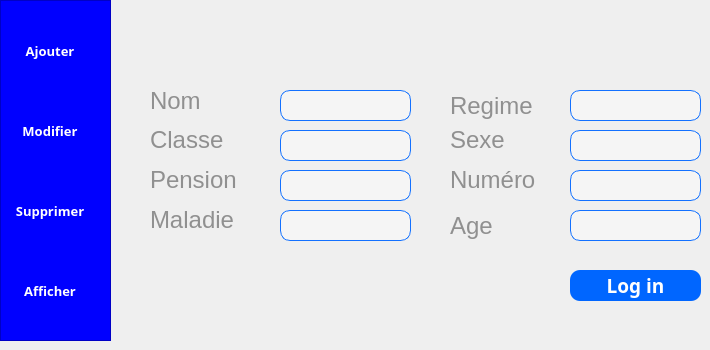
    <widget class="QWidget" name="tab">
     <attribute name="title">
      <string>Activité</string>
     </attribute>
     <widget class="QLineEdit" name="le_emailL_9">
      <property name="geometry">
       <rect>
        <x>280</x>
        <y>130</y>
        <width>131</width>
        <height>31</height>
       </rect>
      </property>
      <property name="font">
       <font>
        <family>Yu Gothic UI Semibold</family>
        <pointsize>10</pointsize>
        <bold>true</bold>
       </font>
      </property>
      <property name="styleSheet">
       <string notr="true">border-radius: 10px;
background: #F5F5F5;
border: 1px solid rgb(19, 113, 255);
padding-bottom:7px;</string>
      </property>
      <property name="inputMask">
       <string/>
      </property>
      <property name="placeholderText">
       <string/>
      </property>
     </widget>
     <widget class="QPushButton" name="pb_login_2">
      <property name="geometry">
       <rect>
        <x>570</x>
        <y>270</y>
        <width>131</width>
        <height>31</height>
       </rect>
      </property>
      <property name="font">
       <font>
        <family>Segoe UI Semibold</family>
        <pointsize>14</pointsize>
        <bold>true</bold>
       </font>
      </property>
      <property name="cursor">
       <cursorShape>PointingHandCursor</cursorShape>
      </property>
      <property name="styleSheet">
       <string notr="true">QPushButton {
background:rgb(0, 102, 255);
color:white;
border-radius: 10px;
}

QPushButton::hover
{
background:rgb(0, 51, 162);
color:white;
border-radius: 10px;

}</string>
      </property>
      <property name="text">
       <string>Log in</string>
      </property>
      <property name="flat">
       <bool>false</bool>
      </property>
     </widget>
     <widget class="QLabel" name="label_28">
      <property name="geometry">
       <rect>
        <x>450</x>
        <y>90</y>
        <width>101</width>
        <height>31</height>
       </rect>
      </property>
      <property name="font">
       <font>
        <family>Segoe UI Symbol</family>
        <pointsize>18</pointsize>
       </font>
      </property>
      <property name="styleSheet">
       <string notr="true">color: rgb(144, 144, 144);</string>
      </property>
      <property name="text">
       <string>Regime</string>
      </property>
      <property name="buddy">
       <cstring>le_mdp_L</cstring>
      </property>
     </widget>
     <widget class="QLineEdit" name="le_emailL_10">
      <property name="geometry">
       <rect>
        <x>570</x>
        <y>90</y>
        <width>131</width>
        <height>31</height>
       </rect>
      </property>
      <property name="font">
       <font>
        <family>Yu Gothic UI Semibold</family>
        <pointsize>10</pointsize>
        <bold>true</bold>
       </font>
      </property>
      <property name="styleSheet">
       <string notr="true">border-radius: 10px;
background: #F5F5F5;
border: 1px solid rgb(19, 113, 255);
padding-bottom:7px;</string>
      </property>
      <property name="inputMask">
       <string/>
      </property>
      <property name="placeholderText">
       <string/>
      </property>
     </widget>
     <widget class="QLabel" name="label_29">
      <property name="geometry">
       <rect>
        <x>150</x>
        <y>91</y>
        <width>101</width>
        <height>20</height>
       </rect>
      </property>
      <property name="font">
       <font>
        <family>Segoe UI Symbol</family>
        <pointsize>18</pointsize>
       </font>
      </property>
      <property name="styleSheet">
       <string notr="true">color: rgb(144, 144, 144);</string>
      </property>
      <property name="text">
       <string>Nom</string>
      </property>
      <property name="buddy">
       <cstring>le_mdp_L</cstring>
      </property>
     </widget>
     <widget class="QLabel" name="label_30">
      <property name="geometry">
       <rect>
        <x>150</x>
        <y>210</y>
        <width>101</width>
        <height>20</height>
       </rect>
      </property>
      <property name="font">
       <font>
        <family>Segoe UI Symbol</family>
        <pointsize>18</pointsize>
       </font>
      </property>
      <property name="styleSheet">
       <string notr="true">color: rgb(144, 144, 144);</string>
      </property>
      <property name="text">
       <string>Maladie</string>
      </property>
      <property name="buddy">
       <cstring>le_mdp_L</cstring>
      </property>
     </widget>
     <widget class="QLineEdit" name="le_emailL_11">
      <property name="geometry">
       <rect>
        <x>570</x>
        <y>170</y>
        <width>131</width>
        <height>31</height>
       </rect>
      </property>
      <property name="font">
       <font>
        <family>Yu Gothic UI Semibold</family>
        <pointsize>10</pointsize>
        <bold>true</bold>
       </font>
      </property>
      <property name="styleSheet">
       <string notr="true">border-radius: 10px;
background: #F5F5F5;
border: 1px solid rgb(19, 113, 255);
padding-bottom:7px;</string>
      </property>
      <property name="inputMask">
       <string/>
      </property>
      <property name="placeholderText">
       <string/>
      </property>
     </widget>
     <widget class="QLineEdit" name="le_emailL_12">
      <property name="geometry">
       <rect>
        <x>280</x>
        <y>90</y>
        <width>131</width>
        <height>31</height>
       </rect>
      </property>
      <property name="font">
       <font>
        <family>Yu Gothic UI Semibold</family>
        <pointsize>10</pointsize>
        <bold>true</bold>
       </font>
      </property>
      <property name="styleSheet">
       <string notr="true">border-radius: 10px;
background: #F5F5F5;
border: 1px solid rgb(19, 113, 255);
padding-bottom:7px;</string>
      </property>
      <property name="inputMask">
       <string/>
      </property>
      <property name="placeholderText">
       <string/>
      </property>
     </widget>
     <widget class="QLineEdit" name="le_emailL_13">
      <property name="geometry">
       <rect>
        <x>280</x>
        <y>210</y>
        <width>131</width>
        <height>31</height>
       </rect>
      </property>
      <property name="font">
       <font>
        <family>Yu Gothic UI Semibold</family>
        <pointsize>10</pointsize>
        <bold>true</bold>
       </font>
      </property>
      <property name="styleSheet">
       <string notr="true">border-radius: 10px;
background: #F5F5F5;
border: 1px solid rgb(19, 113, 255);
padding-bottom:7px;</string>
      </property>
      <property name="inputMask">
       <string/>
      </property>
      <property name="placeholderText">
       <string/>
      </property>
     </widget>
     <widget class="QLineEdit" name="le_emailL_14">
      <property name="geometry">
       <rect>
        <x>570</x>
        <y>210</y>
        <width>131</width>
        <height>31</height>
       </rect>
      </property>
      <property name="font">
       <font>
        <family>Yu Gothic UI Semibold</family>
        <pointsize>10</pointsize>
        <bold>true</bold>
       </font>
      </property>
      <property name="styleSheet">
       <string notr="true">border-radius: 10px;
background: #F5F5F5;
border: 1px solid rgb(19, 113, 255);
padding-bottom:7px;</string>
      </property>
      <property name="inputMask">
       <string/>
      </property>
      <property name="placeholderText">
       <string/>
      </property>
     </widget>
     <widget class="QLabel" name="label_31">
      <property name="geometry">
       <rect>
        <x>150</x>
        <y>130</y>
        <width>101</width>
        <height>20</height>
       </rect>
      </property>
      <property name="font">
       <font>
        <family>Segoe UI Symbol</family>
        <pointsize>18</pointsize>
       </font>
      </property>
      <property name="styleSheet">
       <string notr="true">color: rgb(144, 144, 144);</string>
      </property>
      <property name="text">
       <string>Classe</string>
      </property>
      <property name="buddy">
       <cstring>le_mdp_L</cstring>
      </property>
     </widget>
     <widget class="QLineEdit" name="le_emailL_15">
      <property name="geometry">
       <rect>
        <x>280</x>
        <y>170</y>
        <width>131</width>
        <height>31</height>
       </rect>
      </property>
      <property name="font">
       <font>
        <family>Yu Gothic UI Semibold</family>
        <pointsize>10</pointsize>
        <bold>true</bold>
       </font>
      </property>
      <property name="styleSheet">
       <string notr="true">border-radius: 10px;
background: #F5F5F5;
border: 1px solid rgb(19, 113, 255);
padding-bottom:7px;</string>
      </property>
      <property name="inputMask">
       <string/>
      </property>
      <property name="placeholderText">
       <string/>
      </property>
     </widget>
     <widget class="QLineEdit" name="le_emailL_16">
      <property name="geometry">
       <rect>
        <x>570</x>
        <y>130</y>
        <width>131</width>
        <height>31</height>
       </rect>
      </property>
      <property name="font">
       <font>
        <family>Yu Gothic UI Semibold</family>
        <pointsize>10</pointsize>
        <bold>true</bold>
       </font>
      </property>
      <property name="styleSheet">
       <string notr="true">border-radius: 10px;
background: #F5F5F5;
border: 1px solid rgb(19, 113, 255);
padding-bottom:7px;</string>
      </property>
      <property name="inputMask">
       <string/>
      </property>
      <property name="placeholderText">
       <string/>
      </property>
     </widget>
     <widget class="QLabel" name="label_33">
      <property name="geometry">
       <rect>
        <x>150</x>
        <y>170</y>
        <width>101</width>
        <height>20</height>
       </rect>
      </property>
      <property name="font">
       <font>
        <family>Segoe UI Symbol</family>
        <pointsize>18</pointsize>
       </font>
      </property>
      <property name="styleSheet">
       <string notr="true">color: rgb(144, 144, 144);</string>
      </property>
      <property name="text">
       <string>Pension</string>
      </property>
      <property name="buddy">
       <cstring>le_mdp_L</cstring>
      </property>
     </widget>
     <widget class="QFrame" name="frame_2">
      <property name="geometry">
       <rect>
        <x>0</x>
        <y>0</y>
        <width>111</width>
        <height>341</height>
       </rect>
      </property>
      <property name="styleSheet">
       <string notr="true">background-color: #0000FF;
</string>
      </property>
      <property name="frameShape">
       <enum>QFrame::StyledPanel</enum>
      </property>
      <property name="frameShadow">
       <enum>QFrame::Raised</enum>
      </property>
      <widget class="QToolButton" name="tb_emp_5">
       <property name="geometry">
        <rect>
         <x>0</x>
         <y>10</y>
         <width>100</width>
         <height>81</height>
        </rect>
       </property>
       <property name="font">
        <font>
         <family>Segoe UI Semibold</family>
         <pointsize>10</pointsize>
         <bold>true</bold>
        </font>
       </property>
       <property name="styleSheet">
        <string notr="true">
QToolButton {


background:none;
border:none;
color:white;



}
QToolButton:hover,QToolButton:selected  {
color: rgb(234, 243, 255);

background-color: rgb(178, 209, 255);
border-left: 8px solid rgb(64, 211, 255);

  

}
</string>
       </property>
       <property name="text">
        <string>Ajouter</string>
       </property>
       <property name="icon">
        <iconset>
         <normaloff>:/icon/icons/icons8-name-tag-50.png</normaloff>:/icon/icons/icons8-name-tag-50.png</iconset>
       </property>
       <property name="iconSize">
        <size>
         <width>40</width>
         <height>40</height>
        </size>
       </property>
       <property name="toolButtonStyle">
        <enum>Qt::ToolButtonTextUnderIcon</enum>
       </property>
      </widget>
      <widget class="QToolButton" name="tb_equi_2">
       <property name="geometry">
        <rect>
         <x>0</x>
         <y>380</y>
         <width>100</width>
         <height>81</height>
        </rect>
       </property>
       <property name="font">
        <font>
         <family>Segoe UI Semibold</family>
         <pointsize>10</pointsize>
         <bold>true</bold>
        </font>
       </property>
       <property name="styleSheet">
        <string notr="true">
QToolButton {


background:none;
border:none;
color:white;



}
QToolButton:hover,QToolButton:selected  {
color: rgb(234, 243, 255);

background-color: rgb(178, 209, 255);
border-left: 8px solid rgb(64, 211, 255);

  

}
</string>
       </property>
       <property name="text">
        <string>Equipments</string>
       </property>
       <property name="icon">
        <iconset>
         <normaloff>:/icon/icons/icons8-multiple-devices-100.png</normaloff>:/icon/icons/icons8-multiple-devices-100.png</iconset>
       </property>
       <property name="iconSize">
        <size>
         <width>40</width>
         <height>40</height>
        </size>
       </property>
       <property name="toolButtonStyle">
        <enum>Qt::ToolButtonTextUnderIcon</enum>
       </property>
      </widget>
      <widget class="QToolButton" name="tb_pro_2">
       <property name="geometry">
        <rect>
         <x>0</x>
         <y>480</y>
         <width>100</width>
         <height>81</height>
        </rect>
       </property>
       <property name="font">
        <font>
         <family>Segoe UI Semibold</family>
         <pointsize>10</pointsize>
         <bold>true</bold>
        </font>
       </property>
       <property name="styleSheet">
        <string notr="true">
QToolButton {


background:none;
border:none;
color:white;



}
QToolButton:hover,QToolButton:selected  {
color: rgb(234, 243, 255);

background-color: rgb(178, 209, 255);
border-left: 8px solid rgb(64, 211, 255);

  

}
</string>
       </property>
       <property name="text">
        <string>Projets</string>
       </property>
       <property name="icon">
        <iconset>
         <normaloff>:/icon/icons/icons8-ai-64.png</normaloff>:/icon/icons/icons8-ai-64.png</iconset>
       </property>
       <property name="iconSize">
        <size>
         <width>40</width>
         <height>40</height>
        </size>
       </property>
       <property name="toolButtonStyle">
        <enum>Qt::ToolButtonTextUnderIcon</enum>
       </property>
      </widget>
      <widget class="QToolButton" name="tb_cli_2">
       <property name="geometry">
        <rect>
         <x>0</x>
         <y>580</y>
         <width>100</width>
         <height>81</height>
        </rect>
       </property>
       <property name="font">
        <font>
         <family>Segoe UI Semibold</family>
         <pointsize>10</pointsize>
         <bold>true</bold>
        </font>
       </property>
       <property name="styleSheet">
        <string notr="true">
QToolButton {


background:none;
border:none;
color:white;



}
QToolButton:hover,QToolButton:selected  {
color: rgb(234, 243, 255);

background-color: rgb(178, 209, 255);
border-left: 8px solid rgb(64, 211, 255);

  

}
</string>
       </property>
       <property name="text">
        <string>Clients</string>
       </property>
       <property name="icon">
        <iconset>
         <normaloff>:/icon/icons/icons8-client-management-50.png</normaloff>:/icon/icons/icons8-client-management-50.png</iconset>
       </property>
       <property name="iconSize">
        <size>
         <width>40</width>
         <height>40</height>
        </size>
       </property>
       <property name="toolButtonStyle">
        <enum>Qt::ToolButtonTextUnderIcon</enum>
       </property>
      </widget>
      <widget class="QToolButton" name="tb_log_out_2">
       <property name="geometry">
        <rect>
         <x>0</x>
         <y>820</y>
         <width>100</width>
         <height>81</height>
        </rect>
       </property>
       <property name="styleSheet">
        <string notr="true">
QToolButton {


background:none;
border:none;
color:white;



}
QToolButton:hover,QToolButton:selected  {
color: rgb(234, 243, 255);

background-color: rgb(178, 209, 255);


  

}
</string>
       </property>
       <property name="text">
        <string>Log Out</string>
       </property>
       <property name="icon">
        <iconset>
         <normaloff>:/icon/icons/icons8-log-out-96.png</normaloff>:/icon/icons/icons8-log-out-96.png</iconset>
       </property>
       <property name="iconSize">
        <size>
         <width>40</width>
         <height>40</height>
        </size>
       </property>
       <property name="toolButtonStyle">
        <enum>Qt::ToolButtonTextUnderIcon</enum>
       </property>
      </widget>
      <widget class="QToolButton" name="tb_chat_box_2">
       <property name="geometry">
        <rect>
         <x>0</x>
         <y>670</y>
         <width>100</width>
         <height>81</height>
        </rect>
       </property>
       <property name="font">
        <font>
         <family>Segoe UI Semibold</family>
         <pointsize>10</pointsize>
         <bold>true</bold>
        </font>
       </property>
       <property name="styleSheet">
        <string notr="true">
QToolButton {


background:none;
border:none;
color:white;



}
QToolButton:hover,QToolButton:selected  {
color: rgb(234, 243, 255);

background-color: rgb(178, 209, 255);
border-left: 8px solid rgb(64, 211, 255);

  

}
</string>
       </property>
       <property name="text">
        <string/>
       </property>
       <property name="iconSize">
        <size>
         <width>40</width>
         <height>40</height>
        </size>
       </property>
       <property name="toolButtonStyle">
        <enum>Qt::ToolButtonTextUnderIcon</enum>
       </property>
      </widget>
      <widget class="QToolButton" name="tb_help_2">
       <property name="geometry">
        <rect>
         <x>0</x>
         <y>900</y>
         <width>100</width>
         <height>81</height>
        </rect>
       </property>
       <property name="styleSheet">
        <string notr="true">
QToolButton {


background:none;
border:none;
color:white;



}
QToolButton:hover,QToolButton:selected  {
color: rgb(234, 243, 255);

background-color: rgb(178, 209, 255);


  

}
</string>
       </property>
       <property name="text">
        <string>Help</string>
       </property>
       <property name="icon">
        <iconset>
         <normaloff>:/icon/icons/icons8-help-50.png</normaloff>:/icon/icons/icons8-help-50.png</iconset>
       </property>
       <property name="iconSize">
        <size>
         <width>40</width>
         <height>40</height>
        </size>
       </property>
       <property name="toolButtonStyle">
        <enum>Qt::ToolButtonTextUnderIcon</enum>
       </property>
      </widget>
      <widget class="QLabel" name="logo_3">
       <property name="geometry">
        <rect>
         <x>0</x>
         <y>100</y>
         <width>101</width>
         <height>91</height>
        </rect>
       </property>
       <property name="styleSheet">
        <string notr="true">background:none;
image: url(:/images/images/Capture1-removebg-preview.png);
</string>
       </property>
       <property name="text">
        <string/>
       </property>
      </widget>
      <widget class="QToolButton" name="tb_emp_6">
       <property name="geometry">
        <rect>
         <x>0</x>
         <y>90</y>
         <width>100</width>
         <height>81</height>
        </rect>
       </property>
       <property name="font">
        <font>
         <family>Segoe UI Semibold</family>
         <pointsize>10</pointsize>
         <bold>true</bold>
        </font>
       </property>
       <property name="styleSheet">
        <string notr="true">
QToolButton {


background:none;
border:none;
color:white;



}
QToolButton:hover,QToolButton:selected  {
color: rgb(234, 243, 255);

background-color: rgb(178, 209, 255);
border-left: 8px solid rgb(64, 211, 255);

  

}
</string>
       </property>
       <property name="text">
        <string>Modifier</string>
       </property>
       <property name="icon">
        <iconset>
         <normaloff>:/icon/icons/icons8-name-tag-50.png</normaloff>:/icon/icons/icons8-name-tag-50.png</iconset>
       </property>
       <property name="iconSize">
        <size>
         <width>40</width>
         <height>40</height>
        </size>
       </property>
       <property name="toolButtonStyle">
        <enum>Qt::ToolButtonTextUnderIcon</enum>
       </property>
      </widget>
      <widget class="QToolButton" name="tb_emp_7">
       <property name="geometry">
        <rect>
         <x>0</x>
         <y>170</y>
         <width>100</width>
         <height>81</height>
        </rect>
       </property>
       <property name="font">
        <font>
         <family>Segoe UI Semibold</family>
         <pointsize>10</pointsize>
         <bold>true</bold>
        </font>
       </property>
       <property name="styleSheet">
        <string notr="true">
QToolButton {


background:none;
border:none;
color:white;



}
QToolButton:hover,QToolButton:selected  {
color: rgb(234, 243, 255);

background-color: rgb(178, 209, 255);
border-left: 8px solid rgb(64, 211, 255);

  

}
</string>
       </property>
       <property name="text">
        <string>Supprimer</string>
       </property>
       <property name="icon">
        <iconset>
         <normaloff>:/icon/icons/icons8-name-tag-50.png</normaloff>:/icon/icons/icons8-name-tag-50.png</iconset>
       </property>
       <property name="iconSize">
        <size>
         <width>40</width>
         <height>40</height>
        </size>
       </property>
       <property name="toolButtonStyle">
        <enum>Qt::ToolButtonTextUnderIcon</enum>
       </property>
      </widget>
      <widget class="QToolButton" name="tb_emp_8">
       <property name="geometry">
        <rect>
         <x>0</x>
         <y>250</y>
         <width>100</width>
         <height>81</height>
        </rect>
       </property>
       <property name="font">
        <font>
         <family>Segoe UI Semibold</family>
         <pointsize>10</pointsize>
         <bold>true</bold>
        </font>
       </property>
       <property name="styleSheet">
        <string notr="true">
QToolButton {


background:none;
border:none;
color:white;



}
QToolButton:hover,QToolButton:selected  {
color: rgb(234, 243, 255);

background-color: rgb(178, 209, 255);
border-left: 8px solid rgb(64, 211, 255);

  

}
</string>
       </property>
       <property name="text">
        <string>Afficher</string>
       </property>
       <property name="icon">
        <iconset>
         <normaloff>:/icon/icons/icons8-name-tag-50.png</normaloff>:/icon/icons/icons8-name-tag-50.png</iconset>
       </property>
       <property name="iconSize">
        <size>
         <width>40</width>
         <height>40</height>
        </size>
       </property>
       <property name="toolButtonStyle">
        <enum>Qt::ToolButtonTextUnderIcon</enum>
       </property>
      </widget>
     </widget>
     <widget class="QLabel" name="label_34">
      <property name="geometry">
       <rect>
        <x>450</x>
        <y>170</y>
        <width>101</width>
        <height>20</height>
       </rect>
      </property>
      <property name="font">
       <font>
        <family>Segoe UI Symbol</family>
        <pointsize>18</pointsize>
       </font>
      </property>
      <property name="styleSheet">
       <string notr="true">color: rgb(144, 144, 144);</string>
      </property>
      <property name="text">
       <string>Numéro</string>
      </property>
      <property name="buddy">
       <cstring>le_mdp_L</cstring>
      </property>
     </widget>
     <widget class="QLabel" name="label_35">
      <property name="geometry">
       <rect>
        <x>450</x>
        <y>210</y>
        <width>101</width>
        <height>31</height>
       </rect>
      </property>
      <property name="font">
       <font>
        <family>Segoe UI Symbol</family>
        <pointsize>18</pointsize>
       </font>
      </property>
      <property name="styleSheet">
       <string notr="true">color: rgb(144, 144, 144);</string>
      </property>
      <property name="text">
       <string>Age</string>
      </property>
      <property name="buddy">
       <cstring>le_mdp_L</cstring>
      </property>
     </widget>
     <widget class="QLabel" name="label_36">
      <property name="geometry">
       <rect>
        <x>450</x>
        <y>130</y>
        <width>101</width>
        <height>20</height>
       </rect>
      </property>
      <property name="font">
       <font>
        <family>Segoe UI Symbol</family>
        <pointsize>18</pointsize>
       </font>
      </property>
      <property name="styleSheet">
       <string notr="true">color: rgb(144, 144, 144);</string>
      </property>
      <property name="text">
       <string>Sexe </string>
      </property>
      <property name="buddy">
       <cstring>le_mdp_L</cstring>
      </property>
     </widget>
    </widget>
